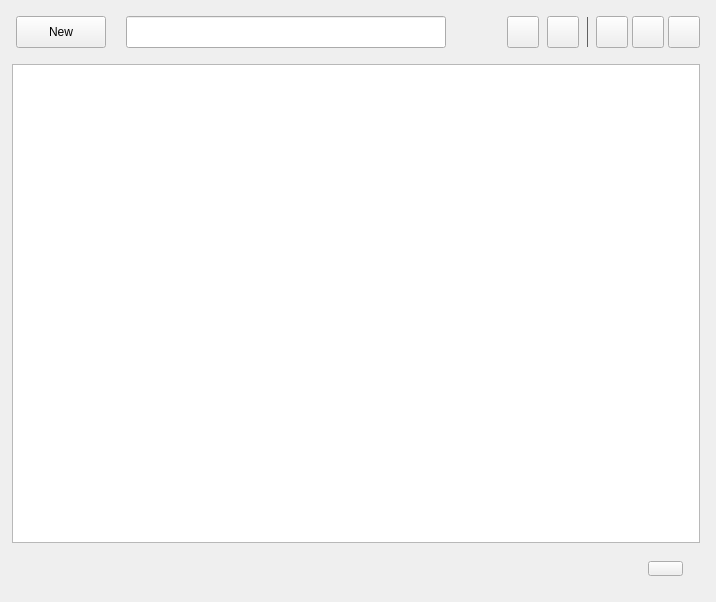
<?xml version="1.0" encoding="UTF-8"?>
<ui version="4.0">
 <class>Widget</class>
 <widget class="QWidget" name="Widget">
  <property name="geometry">
   <rect>
    <x>0</x>
    <y>0</y>
    <width>716</width>
    <height>602</height>
   </rect>
  </property>
  <property name="minimumSize">
   <size>
    <width>716</width>
    <height>602</height>
   </size>
  </property>
  <property name="maximumSize">
   <size>
    <width>716</width>
    <height>602</height>
   </size>
  </property>
  <property name="windowTitle">
   <string>Widget</string>
  </property>
  <property name="styleSheet">
   <string notr="true"/>
  </property>
  <layout class="QVBoxLayout" name="verticalLayout">
   <property name="spacing">
    <number>16</number>
   </property>
   <property name="leftMargin">
    <number>12</number>
   </property>
   <property name="topMargin">
    <number>16</number>
   </property>
   <property name="rightMargin">
    <number>16</number>
   </property>
   <property name="bottomMargin">
    <number>23</number>
   </property>
   <item>
    <layout class="QHBoxLayout" name="horizontalLayout_4">
     <property name="spacing">
      <number>0</number>
     </property>
     <item>
      <layout class="QHBoxLayout" name="horizontalLayout">
       <property name="spacing">
        <number>20</number>
       </property>
       <property name="leftMargin">
        <number>4</number>
       </property>
       <property name="rightMargin">
        <number>64</number>
       </property>
       <item>
        <widget class="QPushButton" name="newKynote">
         <property name="minimumSize">
          <size>
           <width>90</width>
           <height>32</height>
          </size>
         </property>
         <property name="maximumSize">
          <size>
           <width>90</width>
           <height>32</height>
          </size>
         </property>
         <property name="cursor">
          <cursorShape>PointingHandCursor</cursorShape>
         </property>
         <property name="focusPolicy">
          <enum>Qt::TabFocus</enum>
         </property>
         <property name="styleSheet">
          <string notr="true"/>
         </property>
         <property name="text">
          <string>New</string>
         </property>
         <property name="icon">
          <iconset>
           <normaloff>:/images/newNote_Regular.png</normaloff>:/images/newNote_Regular.png</iconset>
         </property>
         <property name="iconSize">
          <size>
           <width>16</width>
           <height>16</height>
          </size>
         </property>
        </widget>
       </item>
       <item>
        <widget class="QLineEdit" name="SearchLine">
         <property name="minimumSize">
          <size>
           <width>320</width>
           <height>32</height>
          </size>
         </property>
         <property name="maximumSize">
          <size>
           <width>320</width>
           <height>32</height>
          </size>
         </property>
         <property name="styleSheet">
          <string notr="true"/>
         </property>
        </widget>
       </item>
      </layout>
     </item>
     <item>
      <layout class="QHBoxLayout" name="horizontalLayout_3">
       <property name="spacing">
        <number>8</number>
       </property>
       <property name="leftMargin">
        <number>0</number>
       </property>
       <item>
        <widget class="QPushButton" name="trashButton">
         <property name="minimumSize">
          <size>
           <width>32</width>
           <height>32</height>
          </size>
         </property>
         <property name="maximumSize">
          <size>
           <width>33</width>
           <height>32</height>
          </size>
         </property>
         <property name="cursor">
          <cursorShape>ArrowCursor</cursorShape>
         </property>
         <property name="focusPolicy">
          <enum>Qt::TabFocus</enum>
         </property>
         <property name="styleSheet">
          <string notr="true"/>
         </property>
         <property name="text">
          <string/>
         </property>
         <property name="icon">
          <iconset>
           <normaloff>:/images/trashCan_Regular.png</normaloff>:/images/trashCan_Regular.png</iconset>
         </property>
         <property name="iconSize">
          <size>
           <width>14</width>
           <height>18</height>
          </size>
         </property>
        </widget>
       </item>
       <item>
        <widget class="QPushButton" name="viewChangeButton">
         <property name="minimumSize">
          <size>
           <width>32</width>
           <height>32</height>
          </size>
         </property>
         <property name="maximumSize">
          <size>
           <width>32</width>
           <height>32</height>
          </size>
         </property>
         <property name="styleSheet">
          <string notr="true"/>
         </property>
         <property name="text">
          <string/>
         </property>
        </widget>
       </item>
       <item>
        <widget class="QFrame" name="frame">
         <property name="minimumSize">
          <size>
           <width>1</width>
           <height>30</height>
          </size>
         </property>
         <property name="maximumSize">
          <size>
           <width>1</width>
           <height>30</height>
          </size>
         </property>
         <property name="styleSheet">
          <string notr="true">background-color: rgb(126, 126, 126);</string>
         </property>
         <property name="frameShape">
          <enum>QFrame::StyledPanel</enum>
         </property>
         <property name="frameShadow">
          <enum>QFrame::Raised</enum>
         </property>
        </widget>
       </item>
      </layout>
     </item>
     <item>
      <layout class="QHBoxLayout" name="horizontalLayout_6">
       <property name="spacing">
        <number>4</number>
       </property>
       <property name="leftMargin">
        <number>8</number>
       </property>
       <item>
        <widget class="QToolButton" name="menuBtn">
         <property name="minimumSize">
          <size>
           <width>32</width>
           <height>32</height>
          </size>
         </property>
         <property name="maximumSize">
          <size>
           <width>32</width>
           <height>32</height>
          </size>
         </property>
         <property name="text">
          <string/>
         </property>
        </widget>
       </item>
       <item>
        <widget class="QPushButton" name="pushButton_Mini">
         <property name="minimumSize">
          <size>
           <width>32</width>
           <height>32</height>
          </size>
         </property>
         <property name="maximumSize">
          <size>
           <width>32</width>
           <height>32</height>
          </size>
         </property>
         <property name="styleSheet">
          <string notr="true"/>
         </property>
         <property name="text">
          <string/>
         </property>
        </widget>
       </item>
       <item>
        <widget class="QPushButton" name="pushButton_Exit">
         <property name="minimumSize">
          <size>
           <width>32</width>
           <height>32</height>
          </size>
         </property>
         <property name="maximumSize">
          <size>
           <width>32</width>
           <height>32</height>
          </size>
         </property>
         <property name="styleSheet">
          <string notr="true"/>
         </property>
         <property name="text">
          <string/>
         </property>
        </widget>
       </item>
      </layout>
     </item>
    </layout>
   </item>
   <item>
    <widget class="NoteView" name="listView">
     <property name="styleSheet">
      <string notr="true"/>
     </property>
    </widget>
   </item>
   <item>
    <layout class="QHBoxLayout" name="horizontalLayout_2">
     <property name="leftMargin">
      <number>23</number>
     </property>
     <property name="rightMargin">
      <number>17</number>
     </property>
     <item>
      <widget class="QLabel" name="label">
       <property name="styleSheet">
        <string notr="true">color: rgb(43,49,56);
color: rgb(126, 126, 126);</string>
       </property>
       <property name="text">
        <string/>
       </property>
      </widget>
     </item>
     <item>
      <spacer name="horizontalSpacer_2">
       <property name="orientation">
        <enum>Qt::Horizontal</enum>
       </property>
       <property name="sizeHint" stdset="0">
        <size>
         <width>40</width>
         <height>20</height>
        </size>
       </property>
      </spacer>
     </item>
     <item>
      <widget class="QPushButton" name="sortBtn">
       <property name="minimumSize">
        <size>
         <width>35</width>
         <height>15</height>
        </size>
       </property>
       <property name="maximumSize">
        <size>
         <width>35</width>
         <height>15</height>
        </size>
       </property>
       <property name="styleSheet">
        <string notr="true"/>
       </property>
       <property name="text">
        <string/>
       </property>
      </widget>
     </item>
    </layout>
   </item>
  </layout>
 </widget>
 <customwidgets>
  <customwidget>
   <class>NoteView</class>
   <extends>QListView</extends>
   <header location="global">noteView.h</header>
  </customwidget>
 </customwidgets>
 <resources/>
 <connections/>
</ui>
